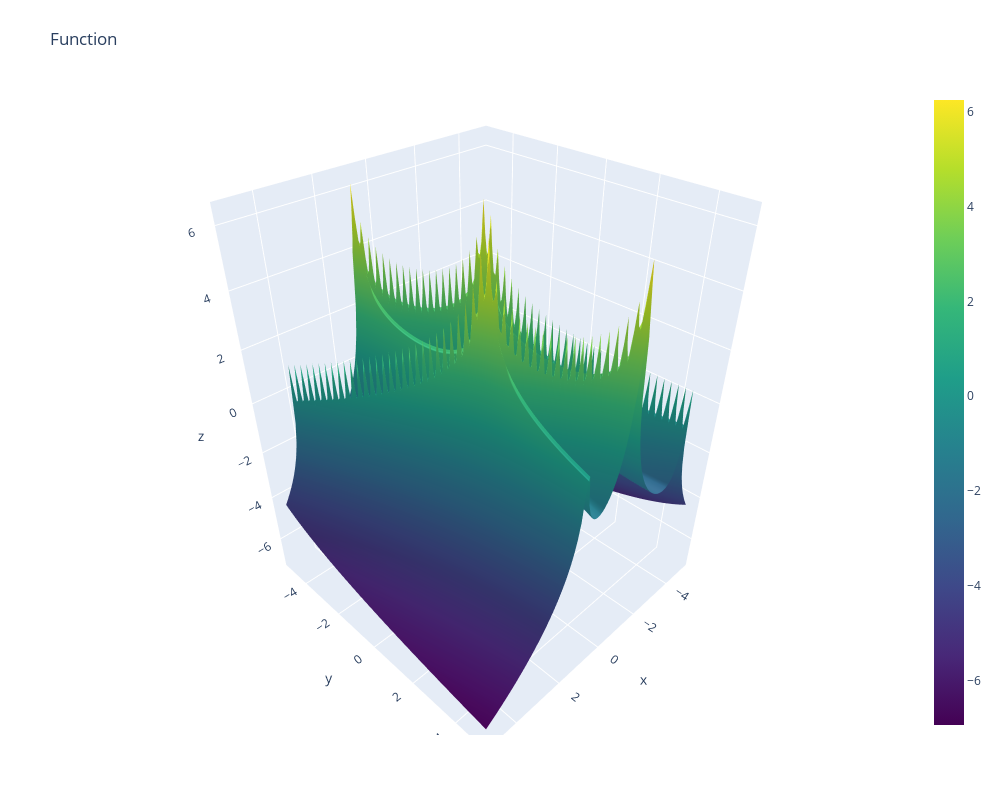

Here is the notebook cell this chart was saved with:
### Code cell
import plotly.graph_objects as go
import plotly

fig = go.Figure(data=[go.Surface(z=out, x=X, y=Y, colorscale="Viridis")])

fig.update_layout(title='Function', autosize=False,
                  width=1000, height=800,
                  margin=dict(l=65, r=50, b=65, t=90))

fig.show()
